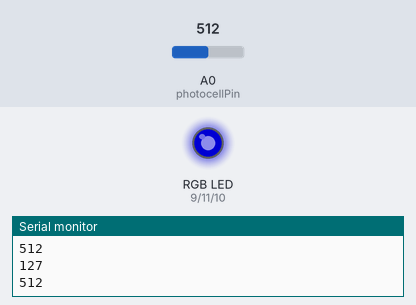
This sketch was run on a simulated Arduino Uno, built with avr-gcc and run on an emulated ATmega328P. On the bench: an RGB LED mixed from three pins (HIGH = lit), the last lines printed to the serial monitor. Inputs (shaded band) come from the test bench; at power-on: A0 (photocellPin) = 512. Dim RGB values are drawn brighter than linear.

Above: at 1.8 s.
1.9 s: A0 (photocellPin) set to 716
At 2.3 s:
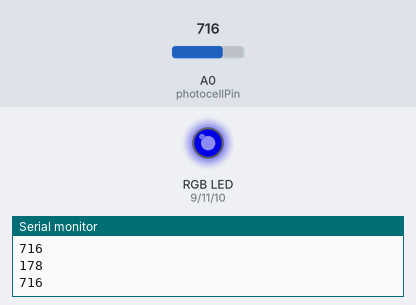
3.5 s: A0 (photocellPin) set to 900
At 5.1 s:
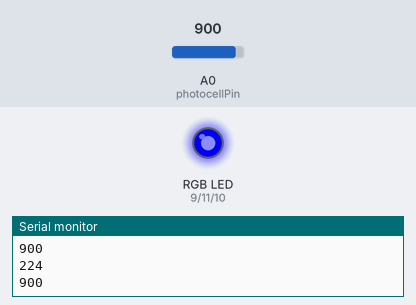
5.5 s: A0 (photocellPin) set to 122
At 6.7 s:
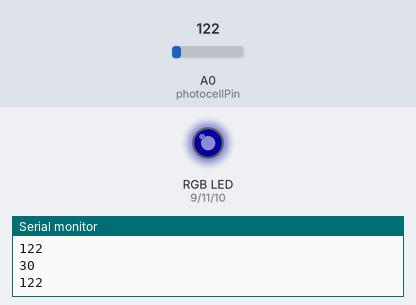
7.5 s: A0 (photocellPin) set to 0
At 9.2 s:
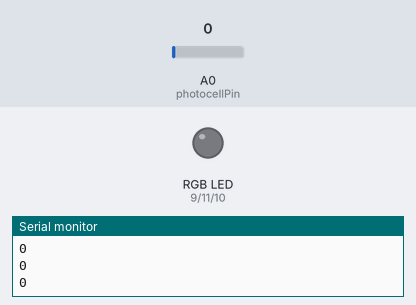
9.5 s: A0 (photocellPin) set to 511
At 11.0 s:
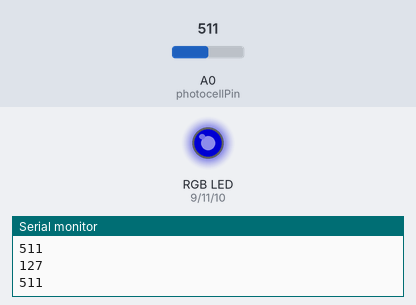
Timing chart, 0 to 12.5 s (numbered marks = the images above; inputs shaded):
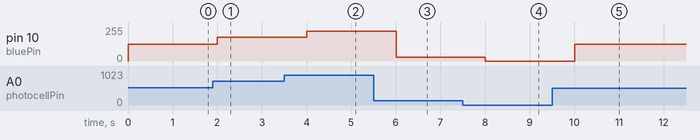

Measured:
- after the input at 1.9 s, pin 10 (bluePin): 127/255 → 178/255 after 0.10 s
- after the input at 3.5 s, pin 10 (bluePin): 178/255 → 224/255 after 0.50 s
- after the input at 5.5 s, pin 10 (bluePin): 224/255 → 30/255 after 0.51 s
- after the input at 7.5 s, pin 10 (bluePin): 30/255 → 0/255 after 0.51 s
- after the input at 9.5 s, pin 10 (bluePin): 0/255 → 127/255 after 0.51 s

The sketch:

sketch_part1.ino
```cpp
const int photocellPin = A0;
const int redPin = 9;
const int greenPin = 11;
const int bluePin = 10;

void setup() {
  Serial.begin(9600);
}


// analogRead using IO mapped registers:
// references from: https://maker.pro/custom/tutorial/how-to-take-analog-readings-with-an-avr-microcontroller
// page 250-252 from: https://csl.yale.edu/~rajit/classes/eeng348/files/ATMega328.pdf
/*

  to have analog reads without explicitly calling analogRead, we can use the ADC and associated registers
  the process goes as such:
  we modify ADMUX register to configure the ADC for our reading

  set the ADEN bit in the ADCSRA register to enable the ADC

  with the ADC enabled, we can start a read by setting the ADSC bit of
  ADCSRA to a 1

  the read is ready when this bit turns into a 0, so we can keep polling it until that condition is met

  once zeroed, a read is ready, so we read the registers

  to read, we read register ADCH

*/

void loop() {
  // Read the photocell value
  int photocellValue = analogRead(photocellPin);

  // Convert and display the photocell value
  int mappedPhotocellValue = map(photocellValue, 0, 1023, 0, 255);
  Serial.println(photocellValue);
  Serial.println(mappedPhotocellValue);

  // Write the photocell value
  analogWrite(redPin, 0);
  analogWrite(greenPin, 0);
  analogWrite(bluePin, mappedPhotocellValue);

  Serial.println(photocellValue);
  delay(1000);
}
```
